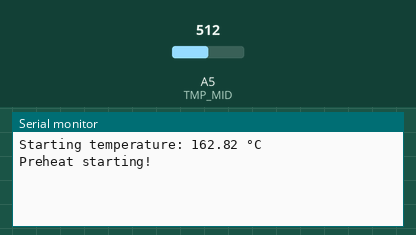
This sketch was run on a simulated Arduino Uno, built with avr-gcc and run on an emulated ATmega328P. Shown: the last lines printed to the serial monitor. Inputs (shaded band) come from the test bench; at power-on: A5 (TMP_MID) = 512.

Above: at 1.2 s.
1.3 s: A5 (TMP_MID) set to 716
At 2.6 s:
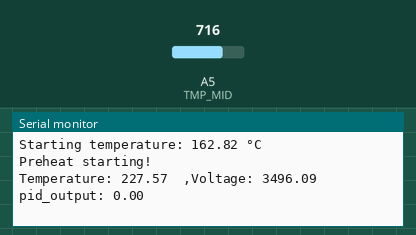
3.5 s: A5 (TMP_MID) set to 900
At 5.3 s:
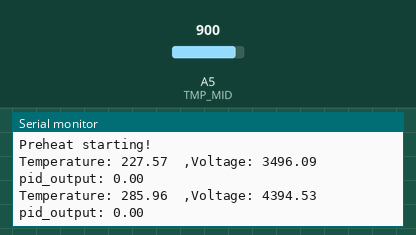

Measured:
- after the input at 1.3 s, the serial monitor: prints a new line after 0.70 s (image 1)
- after the input at 3.5 s, the serial monitor: prints a new line after 0.50 s (image 2)

The sketch:

reflow-oven-arduino.ino
```cpp
#include "PID_v1.h"

#define TMP_MID A5
const int SSR_TOP = 2;
const int SSR_BOT = 3;

// T in Degree Celsius, time in seconds
const float temp_preheat = 150.f;
const int duration_preheat = 60;

const float temp_soak = 200.f;
const int duration_soak = 60;

const float temp_reflow = 220.f;
const int duration_reflow = 10;

const int frame_size = 2000;
unsigned long frame_offset = 0;
unsigned long t_start = 0;
unsigned long t_relative = 0;
unsigned long duration;

// Sensor calibration
float u_mid = 0.f;
float k = 0.065001534f;
float d = 0.313680985f;

const int readtime = 2000;
unsigned int lastread = 0;

// PID parameters
const int pid_sample_time = 1000;
const double Kp = 10.0;
const double Ki = 0.1;
const double Kd = 10.0;
const unsigned int bias = 250;

double temperature, pid_output, target_temperature;
PID myPID(&temperature, &pid_output, &target_temperature, Kp, Ki, Kd, DIRECT);

enum states_t {
  state_idle,
  state_preheat,
  state_soak,
  state_reflow,
  state_cooling
} state;

double get_temp()
{
  u_mid = analogRead(TMP_MID) / 1024.f * 5000.f;
  return (u_mid * k + d);
}

void setup() {
  // put your setup code here, to run once:
  Serial.begin(115200);

  myPID.SetOutputLimits(0, frame_size);
  myPID.SetSampleTime(pid_sample_time);
  myPID.SetMode(AUTOMATIC); // Turn on PID control

  pinMode(SSR_TOP, OUTPUT);
  pinMode(SSR_BOT, OUTPUT);
  set_state_SSR(false);

  // Setup timers
  t_start = millis();
  frame_offset = millis();
  temperature = get_temp();

  if (isnan(temperature)) {
    Serial.println("Invalid reading, check thermocouple!");
  }
  else {
    Serial.print("Starting temperature: ");
    Serial.print(temperature);
    Serial.println(" °C");
  }

  state = state_preheat;
  target_temperature = temp_preheat;
}

void loop() {
  temperature = get_temp();
  // Debug pid_output
  if((millis() - lastread) > readtime){
        lastread = millis();
        Serial.print("Temperature: ");
        Serial.print(temperature);
        Serial.print("\t,Voltage: ");
        Serial.println(u_mid);
        Serial.print("pid_output: ");
        Serial.println(pid_output);
  }

  // How much time has passed? in ms
  duration = millis() - t_start;
  switch(state)
  {
    case state_idle:
    {
      // Idle, add hardware button to switch from idle to active etc.
    } break;
    case state_preheat:
    {
      static bool heating_done = false;
      if(temperature >= (temp_preheat - 3) && !heating_done)
      {
        // Heating done, hold on now
        t_relative = millis();
        heating_done = true;
        Serial.println("Preheat starting!");
      }
      if(heating_done)
      {
        if((millis() - t_relative) >= (duration_preheat * 1000))
        {
          state = state_soak;
          target_temperature = temp_soak;
          Serial.println("Preheat complete!");
        }
      }
    } break;
    case state_soak:
    {
      static bool heating_done = false;
      if(temperature >= (temp_soak - 3) && !heating_done)
      {
        // Heating done, hold on now
        t_relative = millis();
        heating_done = true;
        Serial.println("Soaking starting!");
      }
      if(heating_done)
      {
        if((millis() - t_relative) >= (duration_soak * 1000))
        {
          state = state_reflow;
          target_temperature = temp_soak;
          Serial.println("Soaking complete!");
        }
      }
    } break;
    case state_reflow:
    {
      static bool heating_done = false;
      if(temperature >= (temp_reflow - 3) && !heating_done)
      {
        // Heating done, hold on now
        t_relative = millis();
        heating_done = true;
        Serial.println("Reflow starting!");
      }
      if(heating_done)
      {
        if((millis() - t_relative) >= (duration_reflow * 1000))
        {
          state = state_cooling;
          target_temperature = 20; // 20 degree Celsius
          Serial.println("Reflow complete!");
          Serial.println("Cooling...");
        }
      }
    } break;
    case state_cooling:
    {
      static bool first_time = false;
      if(temperature <= 55 && !first_time)
      {
        Serial.println("Safe to touch!");
        first_time = true;
      }
    } break;
    default:
    {
    } break;
  }

  myPID.Compute();
  // Make sure frame_offset is not greater then frame_size
  long diff = millis() - frame_offset;
  if(diff >= frame_size)
  {
    frame_offset += frame_size;
    diff = millis() - frame_offset;
  }

  // PWM the SSR
  if(diff <= (pid_output + bias))
    set_state_SSR(true);
  else
    set_state_SSR(false);
}

void set_state_SSR(bool state) {
  if (state) {
    digitalWrite(SSR_TOP, HIGH);
    digitalWrite(SSR_BOT, HIGH);
  } else {
    digitalWrite(SSR_TOP, LOW);
    digitalWrite(SSR_BOT, LOW);
  }
}
```
